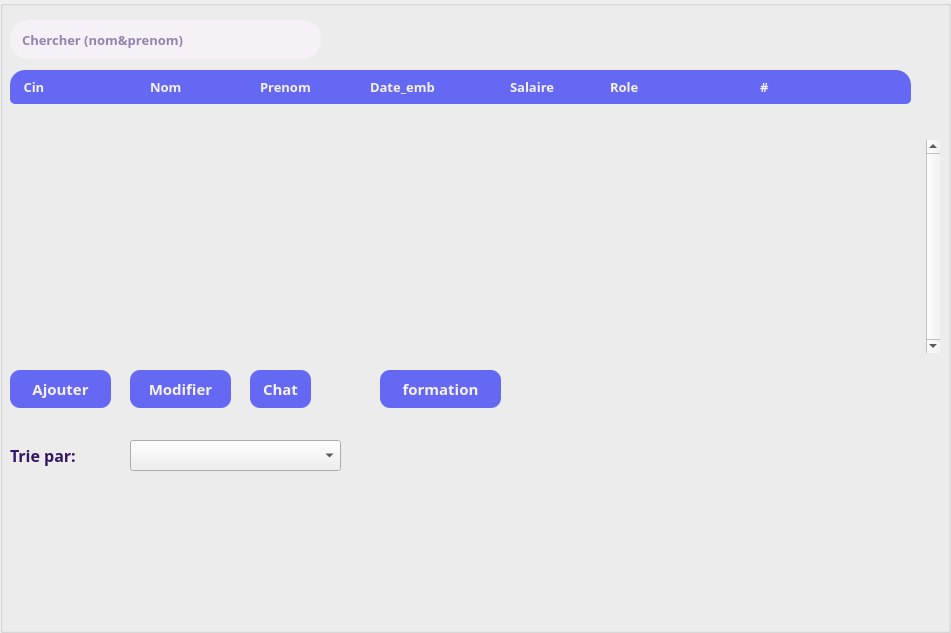
   <widget class="QGroupBox" name="adminInterface">
    <property name="geometry">
     <rect>
      <x>349</x>
      <y>60</y>
      <width>951</width>
      <height>633</height>
     </rect>
    </property>
    <property name="styleSheet">
     <string notr="true">#adminInterface{
border:none;
}</string>
    </property>
    <property name="title">
     <string/>
    </property>
    <widget class="QScrollArea" name="scrollArea">
     <property name="geometry">
      <rect>
       <x>0</x>
       <y>140</y>
       <width>940</width>
       <height>213</height>
      </rect>
     </property>
     <property name="styleSheet">
      <string notr="true">background:transparent;border:none;</string>
     </property>
     <property name="verticalScrollBarPolicy">
      <enum>Qt::ScrollBarAlwaysOn</enum>
     </property>
     <property name="widgetResizable">
      <bool>true</bool>
     </property>
     <widget class="QWidget" name="scrollAreaContents">
      <property name="geometry">
       <rect>
        <x>0</x>
        <y>0</y>
        <width>919</width>
        <height>213</height>
       </rect>
      </property>
     </widget>
    </widget>
    <widget class="QPushButton" name="updateBtn">
     <property name="geometry">
      <rect>
       <x>130</x>
       <y>370</y>
       <width>101</width>
       <height>38</height>
      </rect>
     </property>
     <property name="font">
      <font>
       <family>Montserrat SemiBold</family>
       <pointsize>11</pointsize>
       <weight>75</weight>
       <bold>true</bold>
      </font>
     </property>
     <property name="cursor">
      <cursorShape>PointingHandCursor</cursorShape>
     </property>
     <property name="styleSheet">
      <string notr="true">QPushButton#updateBtn {
    background-color: rgb(101, 104, 243);
	color: rgb(245, 241, 246);
	border-radius: 10px;
 }

QPushButton#updateBtn:hover {
	background-color: rgb(254, 129, 75);
}

QPushButton#updateBtn:pressed {
	background-color: rgb(255, 114, 68);
}</string>
     </property>
     <property name="text">
      <string>Modifier</string>
     </property>
    </widget>
    <widget class="QLabel" name="label_40">
     <property name="geometry">
      <rect>
       <x>610</x>
       <y>70</y>
       <width>151</width>
       <height>34</height>
      </rect>
     </property>
     <property name="font">
      <font>
       <family>Montserrat SemiBold</family>
       <pointsize>10</pointsize>
       <weight>75</weight>
       <bold>true</bold>
      </font>
     </property>
     <property name="styleSheet">
      <string notr="true">background-color: #6568F3;
color: #F5F1F6;
</string>
     </property>
     <property name="text">
      <string>Role</string>
     </property>
    </widget>
    <widget class="QLabel" name="label_10">
     <property name="geometry">
      <rect>
       <x>10</x>
       <y>70</y>
       <width>141</width>
       <height>34</height>
      </rect>
     </property>
     <property name="font">
      <font>
       <family>Montserrat SemiBold</family>
       <pointsize>10</pointsize>
       <weight>75</weight>
       <bold>true</bold>
      </font>
     </property>
     <property name="styleSheet">
      <string notr="true">#label_10{
background-color: #6568F3;
border-top-left-radius: 15px;
border-bottom-left-radius: 5px;
color: #F5F1F6;
}</string>
     </property>
     <property name="text">
      <string>    Cin</string>
     </property>
    </widget>
    <widget class="QLineEdit" name="chercheInput">
     <property name="geometry">
      <rect>
       <x>10</x>
       <y>20</y>
       <width>311</width>
       <height>39</height>
      </rect>
     </property>
     <property name="font">
      <font>
       <family>Montserrat SemiBold</family>
       <pointsize>10</pointsize>
       <weight>75</weight>
       <bold>true</bold>
      </font>
     </property>
     <property name="styleSheet">
      <string notr="true">background-color: rgb(245, 241, 246);
border-radius: 18px;
padding: 5px 10px;
color: rgb(52, 23, 99);
</string>
     </property>
     <property name="text">
      <string/>
     </property>
     <property name="placeholderText">
      <string>Chercher (nom&amp;prenom)</string>
     </property>
    </widget>
    <widget class="QPushButton" name="formationBtn">
     <property name="geometry">
      <rect>
       <x>380</x>
       <y>370</y>
       <width>121</width>
       <height>38</height>
      </rect>
     </property>
     <property name="font">
      <font>
       <family>Montserrat SemiBold</family>
       <pointsize>11</pointsize>
       <weight>75</weight>
       <bold>true</bold>
      </font>
     </property>
     <property name="cursor">
      <cursorShape>PointingHandCursor</cursorShape>
     </property>
     <property name="styleSheet">
      <string notr="true">QPushButton#formationBtn {
    background-color: rgb(101, 104, 243);
	color: rgb(245, 241, 246);
	border-radius: 10px;
 }

QPushButton#formationBtn:hover {
	background-color: rgb(254, 129, 75);
}

QPushButton#formationBtn:pressed {
	background-color: rgb(255, 114, 68);
}</string>
     </property>
     <property name="text">
      <string>formation</string>
     </property>
    </widget>
    <widget class="QPushButton" name="refreshBtn">
     <property name="geometry">
      <rect>
       <x>810</x>
       <y>20</y>
       <width>81</width>
       <height>38</height>
      </rect>
     </property>
     <property name="font">
      <font>
       <family>Montserrat SemiBold</family>
       <pointsize>11</pointsize>
       <weight>75</weight>
       <bold>true</bold>
      </font>
     </property>
     <property name="cursor">
      <cursorShape>PointingHandCursor</cursorShape>
     </property>
     <property name="styleSheet">
      <string notr="true">background-color: none;
border:none;</string>
     </property>
     <property name="text">
      <string/>
     </property>
     <property name="icon">
      <iconset resource="resource.qrc">
       <normaloff>:/resource/img/refresh.png</normaloff>:/resource/img/refresh.png</iconset>
     </property>
     <property name="iconSize">
      <size>
       <width>20</width>
       <height>20</height>
      </size>
     </property>
    </widget>
    <widget class="QLabel" name="label_18">
     <property name="geometry">
      <rect>
       <x>150</x>
       <y>70</y>
       <width>111</width>
       <height>34</height>
      </rect>
     </property>
     <property name="font">
      <font>
       <family>Montserrat SemiBold</family>
       <pointsize>10</pointsize>
       <weight>75</weight>
       <bold>true</bold>
      </font>
     </property>
     <property name="styleSheet">
      <string notr="true">background-color: #6568F3;
color: #F5F1F6;
</string>
     </property>
     <property name="text">
      <string>Nom</string>
     </property>
    </widget>
    <widget class="QLabel" name="label_13">
     <property name="geometry">
      <rect>
       <x>760</x>
       <y>70</y>
       <width>151</width>
       <height>34</height>
      </rect>
     </property>
     <property name="font">
      <font>
       <family>Montserrat SemiBold</family>
       <pointsize>10</pointsize>
       <weight>75</weight>
       <bold>true</bold>
      </font>
     </property>
     <property name="styleSheet">
      <string notr="true">#label_13{
background-color: #6568F3;
border-top-right-radius: 15px;
border-bottom-right-radius: 5px;
color: #F5F1F6;
}</string>
     </property>
     <property name="text">
      <string>#</string>
     </property>
    </widget>
    <widget class="QLabel" name="label_12">
     <property name="geometry">
      <rect>
       <x>370</x>
       <y>70</y>
       <width>141</width>
       <height>34</height>
      </rect>
     </property>
     <property name="font">
      <font>
       <family>Montserrat SemiBold</family>
       <pointsize>10</pointsize>
       <weight>75</weight>
       <bold>true</bold>
      </font>
     </property>
     <property name="styleSheet">
      <string notr="true">#label_12{
background-color: #6568F3;
color: #F5F1F6;
}</string>
     </property>
     <property name="text">
      <string>Date_emb</string>
     </property>
    </widget>
    <widget class="QPushButton" name="chercheBtn">
     <property name="geometry">
      <rect>
       <x>290</x>
       <y>200000</y>
       <width>101</width>
       <height>38</height>
      </rect>
     </property>
     <property name="font">
      <font>
       <family>Montserrat SemiBold</family>
       <pointsize>11</pointsize>
       <weight>75</weight>
       <bold>true</bold>
      </font>
     </property>
     <property name="cursor">
      <cursorShape>PointingHandCursor</cursorShape>
     </property>
     <property name="styleSheet">
      <string notr="true">QPushButton#chercheBtn {
    background-color: rgb(255, 114, 68);
	color: rgb(245, 241, 246);
	border-radius: 10px;
 }

QPushButton#chercheBtn:hover {
	background-color: rgb(254, 129, 75);
}

QPushButton#chercheBtn:pressed {
	background-color: rgb(255, 114, 68);
}</string>
     </property>
     <property name="text">
      <string>Chercher</string>
     </property>
    </widget>
    <widget class="QLabel" name="label_9">
     <property name="geometry">
      <rect>
       <x>10</x>
       <y>440</y>
       <width>111</width>
       <height>31</height>
      </rect>
     </property>
     <property name="font">
      <font>
       <family>Montserrat SemiBold</family>
       <pointsize>12</pointsize>
       <weight>75</weight>
       <bold>true</bold>
      </font>
     </property>
     <property name="styleSheet">
      <string notr="true">color: rgb(52, 23, 99);</string>
     </property>
     <property name="text">
      <string>Trie par: </string>
     </property>
    </widget>
    <widget class="QLabel" name="label_11">
     <property name="geometry">
      <rect>
       <x>260</x>
       <y>70</y>
       <width>111</width>
       <height>34</height>
      </rect>
     </property>
     <property name="font">
      <font>
       <family>Montserrat SemiBold</family>
       <pointsize>10</pointsize>
       <weight>75</weight>
       <bold>true</bold>
      </font>
     </property>
     <property name="styleSheet">
      <string notr="true">#label_11{
background-color: #6568F3;
color: #F5F1F6;
}</string>
     </property>
     <property name="text">
      <string>Prenom</string>
     </property>
    </widget>
    <widget class="QPushButton" name="chatBtn">
     <property name="geometry">
      <rect>
       <x>250</x>
       <y>370</y>
       <width>61</width>
       <height>38</height>
      </rect>
     </property>
     <property name="font">
      <font>
       <family>Montserrat SemiBold</family>
       <pointsize>11</pointsize>
       <weight>75</weight>
       <bold>true</bold>
      </font>
     </property>
     <property name="cursor">
      <cursorShape>PointingHandCursor</cursorShape>
     </property>
     <property name="styleSheet">
      <string notr="true">QPushButton#chatBtn {
    background-color: rgb(101, 104, 243);
	color: rgb(245, 241, 246);
	border-radius: 10px;
 }

QPushButton#chatBtn:hover {
	background-color: rgb(254, 129, 75);
}

QPushButton#chatBtn:pressed {
	background-color: rgb(255, 114, 68);
}</string>
     </property>
     <property name="text">
      <string>Chat</string>
     </property>
    </widget>
    <widget class="QPushButton" name="addBtn">
     <property name="geometry">
      <rect>
       <x>10</x>
       <y>370</y>
       <width>101</width>
       <height>38</height>
      </rect>
     </property>
     <property name="font">
      <font>
       <family>Montserrat SemiBold</family>
       <pointsize>11</pointsize>
       <weight>75</weight>
       <bold>true</bold>
      </font>
     </property>
     <property name="cursor">
      <cursorShape>PointingHandCursor</cursorShape>
     </property>
     <property name="styleSheet">
      <string notr="true">QPushButton#addBtn {
    background-color: rgb(101, 104, 243);
	color: rgb(245, 241, 246);
	border-radius: 10px;
 }

QPushButton#addBtn:hover {
	background-color: rgb(254, 129, 75);
}

QPushButton#addBtn:pressed {
	background-color: rgb(255, 114, 68);
}</string>
     </property>
     <property name="text">
      <string>Ajouter</string>
     </property>
    </widget>
    <widget class="QComboBox" name="trieOption">
     <property name="geometry">
      <rect>
       <x>130</x>
       <y>440</y>
       <width>211</width>
       <height>31</height>
      </rect>
     </property>
     <property name="font">
      <font>
       <family>Montserrat</family>
       <pointsize>9</pointsize>
       <weight>75</weight>
       <bold>true</bold>
      </font>
     </property>
     <property name="editable">
      <bool>false</bool>
     </property>
     <property name="currentText">
      <string/>
     </property>
     <property name="currentIndex">
      <number>-1</number>
     </property>
    </widget>
    <widget class="QLabel" name="label_19">
     <property name="geometry">
      <rect>
       <x>510</x>
       <y>70</y>
       <width>101</width>
       <height>34</height>
      </rect>
     </property>
     <property name="font">
      <font>
       <family>Montserrat SemiBold</family>
       <pointsize>10</pointsize>
       <weight>75</weight>
       <bold>true</bold>
      </font>
     </property>
     <property name="styleSheet">
      <string notr="true">background-color: #6568F3;
color: #F5F1F6;
</string>
     </property>
     <property name="text">
      <string>Salaire</string>
     </property>
    </widget>
    <widget class="QLabel" name="seachIcon">
     <property name="geometry">
      <rect>
       <x>282</x>
       <y>21</y>
       <width>37</width>
       <height>37</height>
      </rect>
     </property>
     <property name="styleSheet">
      <string notr="true">image: url(:/resource/img/search.png);</string>
     </property>
     <property name="text">
      <string/>
     </property>
    </widget>
    <widget class="QFrame" name="chartContainer">
     <property name="geometry">
      <rect>
       <x>380</x>
       <y>420</y>
       <width>560</width>
       <height>240</height>
      </rect>
     </property>
     <property name="styleSheet">
      <string notr="true">background-color:transparent;
</string>
     </property>
     <layout class="QHBoxLayout" name="horizontalLayout"/>
    </widget>
   </widget>
